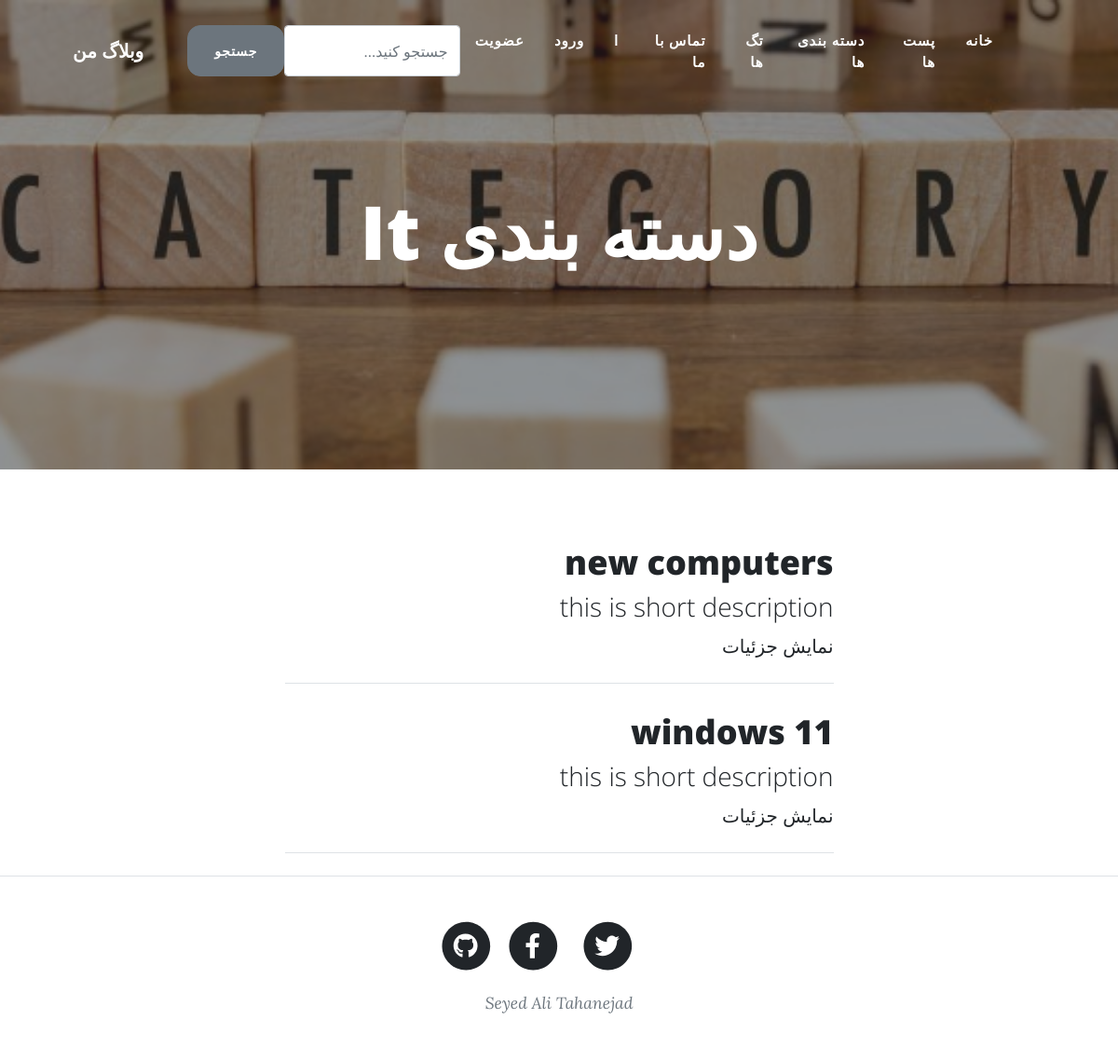
/category/It, run on the app's committed database.
### post/models.py (models this page shows, shortened)
class Post(models.Model):
    writer = models.ForeignKey(User, null=True, on_delete=models.SET_NULL)
    category = models.ManyToManyField(Category)
    """ the unique field is not used in the post title because of question number 2 """
    title = models.CharField(max_length=120)
    short_description = models.CharField(
        max_length=300, default="this is short description"
    )
    description = models.TextField()
    created_at = models.DateTimeField(auto_now_add=True)
    updated_at = models.DateTimeField(auto_now=True)
    tag = models.ManyToManyField(Tag, default="SEO",blank=True)
    image = models.ImageField(upload_to="uploads", null=True, blank=True)
    like = models.IntegerField(default=0)
    is_published = models.BooleanField(default=False)
    slug = models.SlugField(null=True)
    """ check if have exception for slug unique, generate slug with randomnuber"""
    class Meta:
        ordering = ["created_at"]

### post/views.py (the view)
# urls.py: path("category/<slug:slug>", category_post, name="category_post"),
def category_post(request, slug):
    posts = Post.objects.filter(category__slug=f"{slug}")
    return render(
        request, "post/category_post.html", {"posts": posts, "category_name": slug}
    )

### post/templates/post/category_post.html (shortened to what this page needs)
{% extends "main.html"%}
{% load static %}
{% block header_background %}
            <header class="masthead" style="background-image:url({%static 'theme/category.jpg'%})">
            {% endblock header_background%}
{% block page_title %} دسته بندی {{ category_name}} {% endblock page_title %}
 {% block content %}
<div class="container px-4 px-lg-5">
  <div class="row gx-4 gx-lg-5 justify-content-center">
    <div class="col-md-10 col-lg-8 col-xl-7">
{% for post in posts %}
      <div class="post-preview">
        <a  href="{% url 'post_detail' post.slug %}">
          <h2 class="post-title">
            {{post.title}}
          </h2>
          <h3 class="post-subtitle">
           {{ post.short_description}}
          </h3>
        </a>
      </div>
<a href="{% url 'post_detail' post.slug %}">نمایش جزئیات</a>
      <hr class="my-4" />
{% endfor %}
      </div>
    </div>
  </div>
{% endblock content %}

### data on the page
Post: title "new computers", short_description "this is short description"
Post: title "windows 11", short_description "this is short description"

### other printed values
{{ category_name }} "It"
